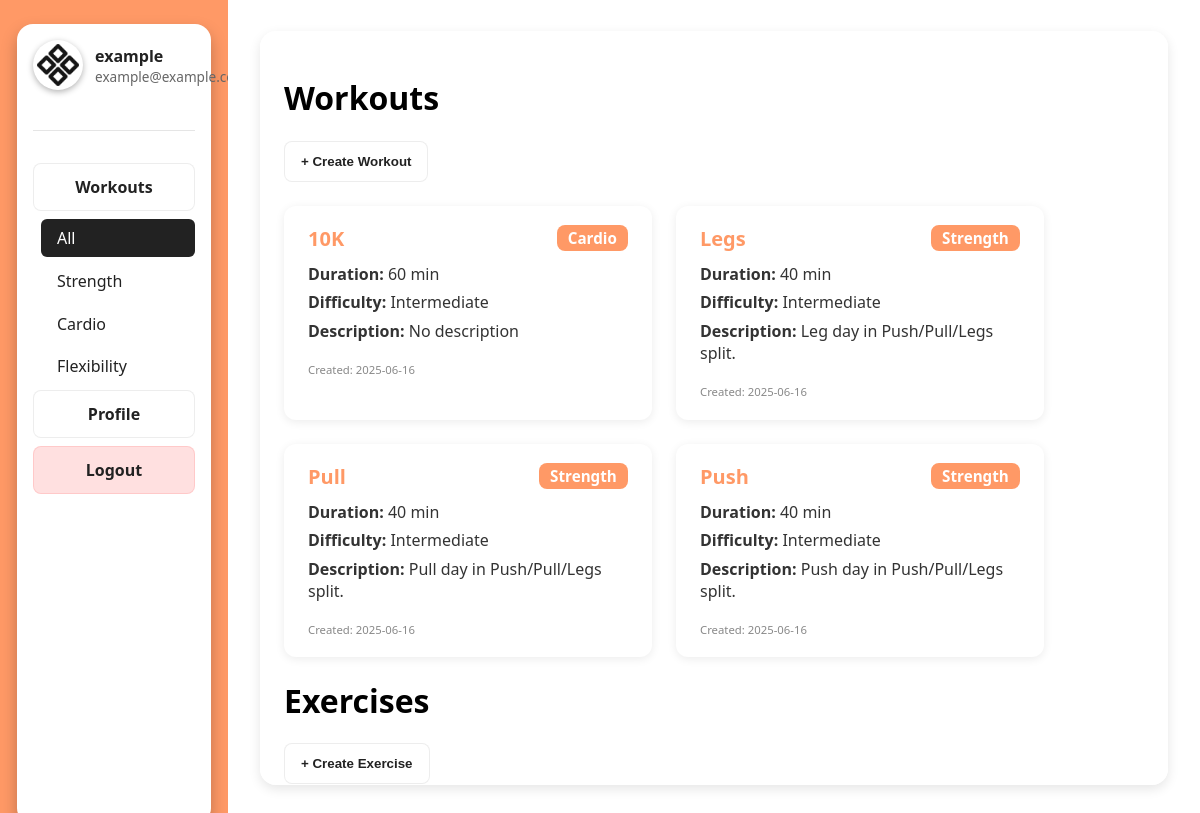
Screenshot of /dashboard/workouts (signed in) with the database file from the repository.
### models.py (models this page shows, shortened)
class User(db.Model, UserMixin):
    __tablename__ = 'users'
    id = db.Column(db.Integer, primary_key=True)
    username = db.Column(db.String(32), unique=True, nullable=False)
    email = db.Column(db.String(128), unique=True, nullable=False)
    password = db.Column(db.String(128), nullable=False)
    role = db.Column(db.String(8), default='user', nullable=False)
    profile_picture = db.Column(db.String(256), nullable=True, default='default.jpg')

class Workout(db.Model):
    __tablename__ = 'workouts'
    id = db.Column(db.Integer, primary_key=True)
    name = db.Column(db.String(32), nullable=False)
    type = db.Column(db.String(16), nullable=False)
    duration = db.Column(db.Integer, nullable=False)
    description = db.Column(db.String(256), nullable=True)
    difficulty = db.Column(db.String(16), nullable=True)
    user_id = db.Column(db.Integer, db.ForeignKey('users.id'), nullable=False)
    user = db.relationship('User', backref=db.backref('workouts', lazy=True))
    created_at = db.Column(db.DateTime, server_default=db.func.now(), nullable=False)
    updated_at = db.Column(db.DateTime, server_default=db.func.now(), onupdate=db.func.now(), nullable=False)

### app.py (the view)
@app.route('/dashboard/workouts')
@login_required
def workouts():
    form = WorkoutForm()
    exercise_form = ExerciseForm()
    workout_type = request.args.get('type')
    query = Workout.query.filter_by(user_id=current_user.id)
    if workout_type:
        query = query.filter_by(type=workout_type)
    user_workouts = query.order_by(Workout.created_at.desc()).all()
    user_exercises = Exercise.query.filter_by(user_id=current_user.id).order_by(Exercise.id.desc()).all()
    return render_template(
        'dashboard.html',
        username=current_user.username,
        email=current_user.email,
        active_section='workouts',
        workout_form=form,
        exercise_form=exercise_form,
        workouts=user_workouts,
        exercises=user_exercises,
        selected_type=workout_type
    )

### app.py (called while the page is built)
@login_manager.user_loader
def load_user(user_id):
    return User.query.get(int(user_id))

### templates/dashboard.html (shortened to what this page needs)
{% extends "base.html" %}
{% block stylesheet %}<link rel="stylesheet" href="/static/css/dash.css">{% endblock %}
{% block content %}
<div class="dashboard">
    <div class="sidebar">
        <div class="sidebar-island">
            <div class="profile-section">
                <img src="{{ url_for('static', filename='assets/' + (profile_picture or 'placeholder.256x256.png')) }}" alt="Profile Photo" class="profile-photo">
                <div class="profile-info">
                    <div class="profile-name">{{ username }}</div>
                    <div class="profile-email">{{ email }}</div>
                </div>
            </div>
            <div class="sidebar-divider"></div>
            <div class="sidebar-buttons">
                <div class="sidebar-dropdown">
                    {% if active_section == 'workouts' %}
                        <div class="sidebar-button dropdown-toggle active" onclick="toggleDropdown()" id="workoutsSidebarBtn">
                            Workouts
                        </div>
                        <div class="dropdown-menu open" id="workoutDropdown">
                            <a href="{{ url_for('workouts') }}"
                               class="dropdown-item{% if not selected_type %} selected{% endif %}"
                               onclick="selectDropdown(event, this)">All</a>
                            <a href="{{ url_for('workouts', type='strength') }}"
                               class="dropdown-item{% if selected_type == 'strength' %} selected{% endif %}"
                               onclick="selectDropdown(event, this)">Strength</a>
                            <a href="{{ url_for('workouts', type='cardio') }}"
                               class="dropdown-item{% if selected_type == 'cardio' %} selected{% endif %}"
                               onclick="selectDropdown(event, this)">Cardio</a>
                            <a href="{{ url_for('workouts', type='flexibility') }}"
                               class="dropdown-item{% if selected_type == 'flexibility' %} selected{% endif %}"
                               onclick="selectDropdown(event, this)">Flexibility</a>
                        </div>
                    {% else %}
                        <a href="{{ url_for('workouts') }}" class="sidebar-button" id="workoutsSidebarBtn">Workouts</a>
                    {% endif %}
                </div>
                <a href="{{ url_for('profile') }}" class="sidebar-button">Profile</a>
                <a href="{{ url_for('logout') }}" class="sidebar-button logout-button">Logout</a>
            </div>
        </div>
    </div>
    <div class="main">
        {% if active_section == 'home' %}
            <h1>Hello {{ username }}!</h1>
            <div class="main-sections">
                <div class="main-card">
                    <h2>Workouts</h2>
                    <p>Here you can track your recent workouts and start new ones.</p>
                </div>
                <div class="main-card">
                    <h2>Stats</h2>
                    <p>Your progress and stats will appear here.</p>
                </div>
            </div>
        {% elif active_section == 'workouts' %}
            <div class="main-sections center-content">
                <div class="workout-section">
                    <h1>Workouts</h1>
                    <button class="sidebar-button open-modal-btn" data-modal="workoutModal">+ Create Workout</button>
                    <div class="workouts-list">
                        {% if workouts %}
                            {% for workout in workouts %}
                                <div class="workout-card">
                                    <div class="workout-card-header">
                                        <h3>{{ workout.name }}</h3>
                                        <span class="workout-type">{{ workout.type|capitalize }}</span>
                                    </div>
                                    <div class="workout-card-body">
                                        <div><strong>Duration:</strong> {{ workout.duration }} min</div>
                                        <div><strong>Difficulty:</strong> {{ workout.difficulty|capitalize or "N/A" }}</div>
                                        <div><strong>Description:</strong> {{ workout.description or "No description" }}</div>
                                        <div class="workout-date"><small>Created: {{ workout.created_at.strftime('%Y-%m-%d') }}</small></div>
                                    </div>
                                </div>
                            {% endfor %}
                        {% else %}
                            <p>No workouts yet. Create your first workout!</p>
                        {% endif %}
                    </div>
                    <div class="exercise-section">
                        <h1>Exercises</h1>
                        <button class="sidebar-button open-modal-btn" data-modal="exerciseModal">+ Create Exercise</button>
                    </div>
                </div>
            </div>
        {% endif %}
    </div>
</div>
{% endblock %}

### templates/base.html (shortened to what this page needs)
<!DOCTYPE html>
<html lang="en">
<head>
    {% block stylesheet %}{% endblock %}
</head>
<body>
    {% block content %}
    {% endblock %}
</body>
</html>

### static/css/dash.css (style rules this page uses)
body, html { margin: 0; padding: 0; font-family: 'Segoe UI', Tahoma, Geneva, Verdana, sans-serif; }
.dashboard { display: flex; height: 100vh; }
.sidebar { width: 15%; height: 100%; background: #ff9966; color: white; padding: 1.5rem; display: flex; flex-direction: column; align-items: center; justify-content: center; }
.sidebar-island { width: 90%; height: 100%; background: rgba(255, 255, 255, 1); border-radius: 16px; box-shadow: 0 8px 16px rgba(0, 0, 0, 0.25); padding: 1rem; display: flex; flex-direction: column; align-items: center; }
.profile-section { display: flex; align-items: center; width: 100%; margin-bottom: 1.5rem; }
.profile-photo { width: 50px; height: 50px; border-radius: 50%; object-fit: cover; margin-right: 0.75rem; box-shadow: 0 2px 6px rgba(0, 0, 0, 0.3); }
.profile-info { display: flex; flex-direction: column; justify-content: center; }
.profile-name { font-weight: 700; color: #222; }
.profile-email { font-size: 0.85rem; color: #666; }
.sidebar-divider { width: 100%; height: 1px; background-color: rgba(0, 0, 0, 0.1); margin: 1rem 0; }
.sidebar-buttons { display: flex; flex-direction: column; width: 100%; margin-top: 1rem; }
.sidebar-button { display: block; padding: 0.75rem 1rem; margin-bottom: 0.5rem; background: rgba(255, 255, 255, 0.2); color: #222; text-decoration: none; font-weight: 600; border-radius: 8px; text-align: center; transition: background 0.3s ease, color 0.3s ease, transform 0.2s ease; border: 1px solid rgba(0,0,0,0.07); }
.sidebar-dropdown { width: 100%; }
.dropdown-toggle { cursor: pointer; }
.dropdown-menu { max-height: 0; opacity: 0; overflow: hidden; display: flex; flex-direction: column; margin-top: 0.5rem; margin-left: 0.5rem; transition: max-height 0.3s ease, opacity 0.3s ease; }
.dropdown-menu.open { max-height: 500px; opacity: 1; }
.dropdown-item { padding: 0.5rem 1rem; background: rgba(255, 255, 255, 0.1); color: #222; text-decoration: none; font-weight: 500; border-radius: 6px; margin-bottom: 0.3rem; transition: background 0.3s, color 0.3s; }
.dropdown-item.selected { background: #222; color: #fff; }
.logout-button { background: rgba(255, 100, 100, 0.2); border: 1px solid rgba(255, 100, 100, 0.18); }
.main { flex: 1; background: white; padding: 2rem; overflow: hidden; }
.main-sections { display: flex; gap: 2rem; margin-top: 1.5rem; flex-wrap: wrap; }
.center-content { display: flex; justify-content: center; align-items: center; height: 100%; }
.workout-section { width: 96%; height: 96%; margin-top: -2rem; background: rgba(255, 255, 255, 0.9); border-radius: 16px; box-shadow: 0 4px 12px rgba(0, 0, 0, 0.1); padding: 1.5rem; transition: transform 0.3s ease, box-shadow 0.3s ease; }
.workouts-list { margin-top: 1.5rem; display: flex; flex-wrap: wrap; gap: 1.5rem; justify-content: flex-start; }
.workout-card { background: #fff; border-radius: 12px; box-shadow: 0 2px 10px rgba(0,0,0,0.08); padding: 1.2rem 1.5rem; min-width: 260px; max-width: 320px; flex: 1 1 260px; display: flex; flex-direction: column; transition: box-shadow 0.2s; }
.workout-card-header { display: flex; justify-content: space-between; align-items: center; margin-bottom: 0.7rem; }
.workout-card-header h3 { margin: 0; font-size: 1.25rem; color: #ff9966; }
.workout-type { background: #ff9966; color: #fff; border-radius: 8px; padding: 0.2rem 0.7rem; font-size: 0.95rem; font-weight: 600; }
.workout-card-body { font-size: 1rem; color: #333; display: flex; flex-direction: column; gap: 0.4rem; }
.workout-date { margin-top: 0.7rem; color: #888; font-size: 0.85rem; }

### rows the page displays
User: username "example", email "example@example.com"
Workout: name "10K", type "Cardio", duration "60", difficulty "Intermediate", description "No description", created_at "2025-06-16"
Workout: name "Legs", type "Strength", duration "40", difficulty "Intermediate", description "Leg day in Push/Pull/Legs split.", created_at "2025-06-16"
Workout: name "Pull", type "Strength", duration "40", difficulty "Intermediate", description "Pull day in Push/Pull/Legs split.", created_at "2025-06-16"
Workout: name "Push", type "Strength", duration "40", difficulty "Intermediate", description "Push day in Push/Pull/Legs split.", created_at "2025-06-16"
